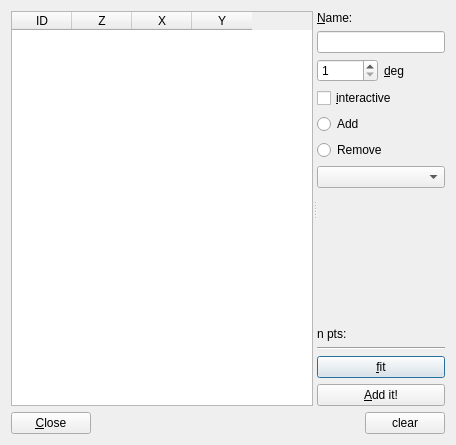
<?xml version="1.0" encoding="UTF-8"?>
<ui version="4.0">
 <class>addLine</class>
 <widget class="QDialog" name="addLine">
  <property name="geometry">
   <rect>
    <x>0</x>
    <y>0</y>
    <width>456</width>
    <height>445</height>
   </rect>
  </property>
  <property name="windowTitle">
   <string>add_lines</string>
  </property>
  <layout class="QVBoxLayout" name="verticalLayout_2">
   <item>
    <widget class="QSplitter" name="splitter">
     <property name="orientation">
      <enum>Qt::Horizontal</enum>
     </property>
     <widget class="QTableWidget" name="tableWidget">
      <property name="horizontalScrollBarPolicy">
       <enum>Qt::ScrollBarAlwaysOff</enum>
      </property>
      <attribute name="horizontalHeaderDefaultSectionSize">
       <number>60</number>
      </attribute>
      <column>
       <property name="text">
        <string>ID</string>
       </property>
      </column>
      <column>
       <property name="text">
        <string>Z</string>
       </property>
      </column>
      <column>
       <property name="text">
        <string>X</string>
       </property>
      </column>
      <column>
       <property name="text">
        <string>Y</string>
       </property>
      </column>
     </widget>
     <widget class="QWidget" name="layoutWidget">
      <layout class="QVBoxLayout" name="verticalLayout">
       <item>
        <widget class="QLabel" name="label_3">
         <property name="text">
          <string>&amp;Name:</string>
         </property>
         <property name="buddy">
          <cstring>name_lineEdit</cstring>
         </property>
        </widget>
       </item>
       <item>
        <widget class="QLineEdit" name="name_lineEdit"/>
       </item>
       <item>
        <layout class="QHBoxLayout" name="horizontalLayout">
         <item>
          <widget class="QSpinBox" name="deg_spinBox">
           <property name="minimum">
            <number>1</number>
           </property>
          </widget>
         </item>
         <item>
          <widget class="QLabel" name="label">
           <property name="text">
            <string>&amp;deg</string>
           </property>
           <property name="buddy">
            <cstring>deg_spinBox</cstring>
           </property>
          </widget>
         </item>
        </layout>
       </item>
       <item>
        <widget class="QCheckBox" name="interactive_checkBox">
         <property name="text">
          <string>&amp;interactive</string>
         </property>
        </widget>
       </item>
       <item>
        <widget class="QRadioButton" name="addPoint_radioButton">
         <property name="text">
          <string>Add</string>
         </property>
        </widget>
       </item>
       <item>
        <widget class="QRadioButton" name="removePoint_radioButton">
         <property name="text">
          <string>Remove</string>
         </property>
        </widget>
       </item>
       <item>
        <widget class="QComboBox" name="fitType_comboBox"/>
       </item>
       <item>
        <spacer name="verticalSpacer">
         <property name="orientation">
          <enum>Qt::Vertical</enum>
         </property>
         <property name="sizeHint" stdset="0">
          <size>
           <width>20</width>
           <height>30</height>
          </size>
         </property>
        </spacer>
       </item>
       <item>
        <widget class="QLabel" name="numPoints_textLabel">
         <property name="text">
          <string>n pts:</string>
         </property>
        </widget>
       </item>
       <item>
        <widget class="Line" name="line">
         <property name="orientation">
          <enum>Qt::Horizontal</enum>
         </property>
        </widget>
       </item>
       <item>
        <widget class="QPushButton" name="fit_pushButton">
         <property name="text">
          <string>&amp;fit</string>
         </property>
        </widget>
       </item>
       <item>
        <widget class="QPushButton" name="add_pushButton">
         <property name="text">
          <string>&amp;Add it!</string>
         </property>
        </widget>
       </item>
      </layout>
     </widget>
    </widget>
   </item>
   <item>
    <layout class="QHBoxLayout" name="horizontalLayout_2">
     <item>
      <widget class="QPushButton" name="closeButton">
       <property name="text">
        <string>&amp;Close</string>
       </property>
      </widget>
     </item>
     <item>
      <spacer name="horizontalSpacer">
       <property name="orientation">
        <enum>Qt::Horizontal</enum>
       </property>
       <property name="sizeHint" stdset="0">
        <size>
         <width>40</width>
         <height>20</height>
        </size>
       </property>
      </spacer>
     </item>
     <item>
      <widget class="QPushButton" name="clear_pushButton">
       <property name="text">
        <string>clear</string>
       </property>
      </widget>
     </item>
    </layout>
   </item>
  </layout>
 </widget>
 <resources/>
 <connections/>
</ui>
